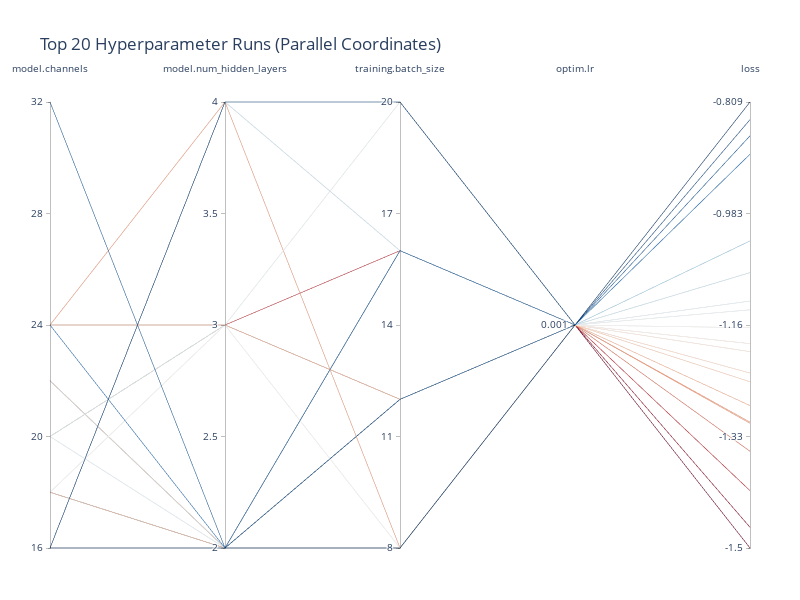

The notebook cell saved with this chart:
### Code cell
OPTIONS_PATHS = [
    ("model", "channels"),
    ("model", "num_hidden_layers"),
    ("training", "batch_size"),
    ("optim", "lr"),
]

root_dir = "../outputs"
df_top = plot_parallel_from_folder(root_dir, OPTIONS_PATHS, n_best=20, title=None,label_angle=0)
from IPython.display import display
display(df_top)

### Figure 1 — Plotly figure (JSON) as saved in the notebook; plotly's stock layout.template omitted (floating-point values rounded to 4 significant figures)
{"data": [{"dimensions": [{"label": "model.channels", "range": [16, 32], "ticktext": ["16", "20", "24", "28", "32"], "tickvals": [16.0, 20.0, 24.0, 28.0, 32.0], "values": [20, 18, 24, 22, 24, 18, 24, 18, 22, 22, 22, 18, 20, 20, 16, 16, 24, 32, 16, 16]}, {"label": "model.num_hidden_layers", "range": [2, 4], "ticktext": ["2", "2.5", "3", "3.5", "4"], "tickvals": [2.0, 2.5, 3.0, 3.5, 4.0], "values": [3, 2, 3, 2, 4, 2, 3, 2, 2, 2, 2, 3, 3, 2, 4, 2, 2, 2, 4, 2]}, {"label": "training.batch_size", "range": [8, 20], "ticktext": ["8", "11", "14", "17", "20"], "tickvals": [8.0, 11.0, 14.0, 17.0, 20.0], "values": [12, 12, 16, 12, 8, 8, 12, 16, 8, 8, 8, 8, 20, 16, 16, 16, 16, 12, 20, 8]}, {"label": "optim.lr", "range": [0.001, 0.001], "ticktext": ["0.001", "0.001", "0.001", "0.001", "0.001"], "tickvals": [0.001, 0.001, 0.001, 0.001, 0.001], "values": [0.001, 0.001, 0.001, 0.001, 0.001, 0.001, 0.001, 0.001, 0.001, 0.001, 0.001, 0.001, 0.001, 0.001, 0.001, 0.001, 0.001, 0.001, 0.001, 0.001]}, {"label": "loss", "range": [-1.505, -0.8095], "ticktext": ["-1.5", "-1.33", "-1.16", "-0.983", "-0.809"], "tickvals": [-1.505, -1.331, -1.157, -0.9833, -0.8095], "values": [-1.505, -1.472, -1.415, -1.354, -1.31, -1.309, -1.283, -1.246, -1.232, -1.199, -1.186, -1.161, -1.133, -1.12, -1.075, -1.026, -0.8909, -0.8623, -0.837, -0.8095]}], "line": {"color": [-1.505, -1.472, -1.415, -1.354, -1.31, -1.309, -1.283, -1.246, -1.232, -1.199, -1.186, -1.161, -1.133, -1.12, -1.075, -1.026, -0.8909, -0.8623, -0.837, -0.8095], "colorscale": [[0, "rgb(103,0,31)"], [0.1, "rgb(178,24,43)"], [0.2, "rgb(214,96,77)"], [0.3, "rgb(244,165,130)"], [0.4, "rgb(253,219,199)"], [0.5, "rgb(247,247,247)"], [0.6, "rgb(209,229,240)"], [0.7, "rgb(146,197,222)"], [0.8, "rgb(67,147,195)"], [0.9, "rgb(33,102,172)"], [1, "rgb(5,48,97)"]], "showscale": false}, "type": "parcoords"}], "layout": {"height": 600, "margin": {"b": 50, "l": 50, "r": 50, "t": 100}, "title": {"text": "Top 20 Hyperparameter Runs (Parallel Coordinates)"}, "width": 800}}
